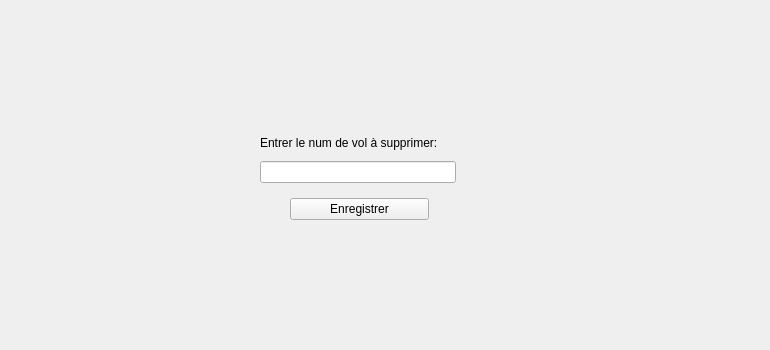
    <widget class="QWidget" name="tab_2">
     <attribute name="title">
      <string>Supprimer</string>
     </attribute>
     <widget class="QWidget" name="layoutWidget">
      <property name="geometry">
       <rect>
        <x>260</x>
        <y>130</y>
        <width>196</width>
        <height>53</height>
       </rect>
      </property>
      <layout class="QVBoxLayout" name="verticalLayout">
       <item>
        <widget class="QLabel" name="label_22">
         <property name="text">
          <string>Entrer le num de vol à supprimer:</string>
         </property>
        </widget>
       </item>
       <item>
        <widget class="QLineEdit" name="supprimer_numvol">
         <property name="text">
          <string/>
         </property>
        </widget>
       </item>
      </layout>
     </widget>
     <widget class="QWidget" name="layoutWidget">
      <property name="geometry">
       <rect>
        <x>290</x>
        <y>180</y>
        <width>139</width>
        <height>59</height>
       </rect>
      </property>
      <layout class="QVBoxLayout" name="verticalLayout_2">
       <item>
        <widget class="QPushButton" name="supprimer_enregistrer">
         <property name="text">
          <string>Enregistrer</string>
         </property>
        </widget>
       </item>
      </layout>
     </widget>
     <widget class="QLabel" name="garbage">
      <property name="geometry">
       <rect>
        <x>420</x>
        <y>10</y>
        <width>341</width>
        <height>331</height>
       </rect>
      </property>
      <property name="text">
       <string/>
      </property>
     </widget>
    </widget>
